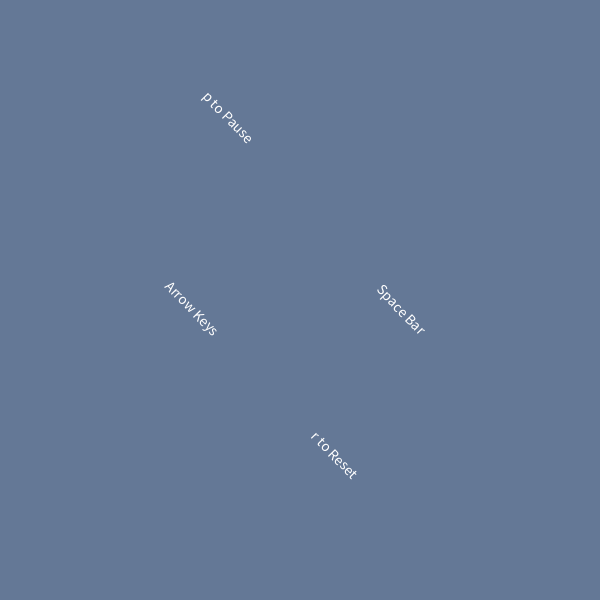
Frame 1 (no input)
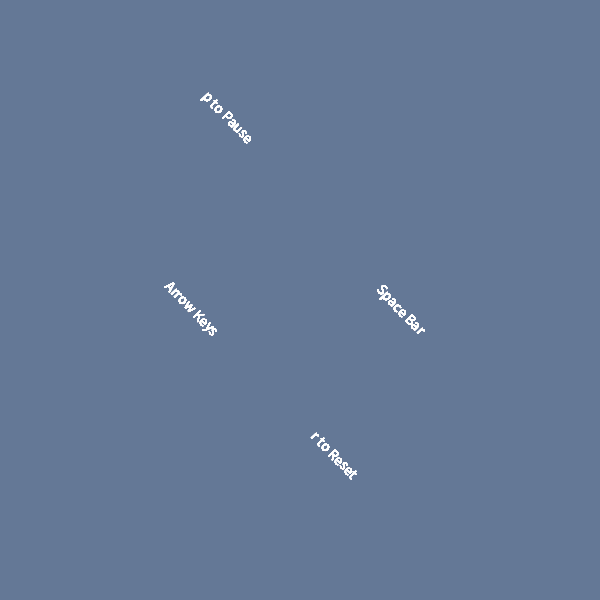
Frame 60 (the mouse pressed at the canvas centre just before this capture)
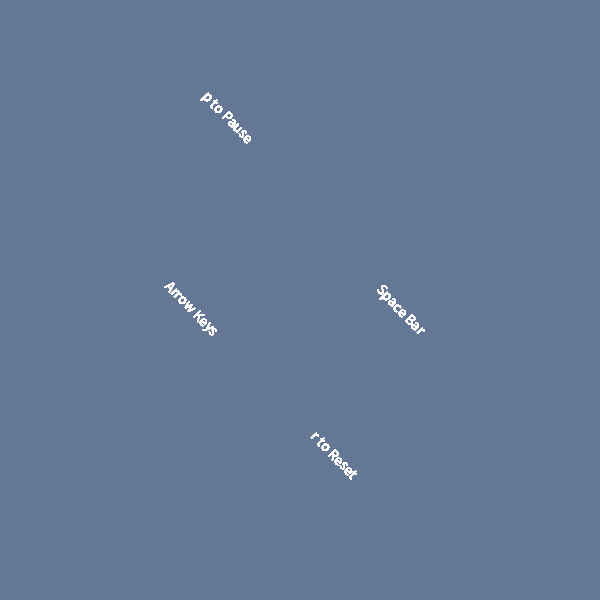
Frame 120 (the mouse held since frame 60 and released just before this capture)

The Processing sketch that drew these frames (run headless with seeded random() and noise(); from frame 60 on, the mouse is pressed at the canvas centre):

// Processing sketch: processing_47892
// ── processing_47892.pde

//Generative Project Version 1.0
LineSet line1;
LineSet line2;
LineSet line3;
int textSwitch=1;
int switchCounter;

int ypos2=int(random(200,250)); //Separate from setup to make it work in draw()

void setup(){
  size(600,600);
  int ypos1=int(random(0,50));
  int ypos3=int(random(400,450));
  line1 = new LineSet(50,ypos1, 200,ypos1+150,1,0);
  line2 = new LineSet(200,ypos2, 350,ypos2+150,1,0);
  line3 = new LineSet(350,ypos3, 500,ypos3+150,1,1);
}

void draw(){
  //beginning text code
  if (textSwitch==1){
    textSize(15);
    rotate(0.80);
    text("Space Bar",470,(ypos2-300), 30);
    text("Arrow Keys",320,(ypos2-150), 30);
    text("r to Reset",530,(ypos2-150), 30);
    text("p to Pause",210,(ypos2-310), 30);
    
    rotate(-0.80);
    switchCounter=switchCounter+1;
    if (switchCounter==180){
      background(100,120,150);
      textSwitch=0;
    }
  }
  else{
    //main moivement code
    line1.display();
    line1.movin();
    line2.display();
    line2.movin();
    line3.display();
    line3.movin();
  }
}

void keyPressed() {
    line1.keyCheck();
    line2.keyCheck();
    line3.keyCheck();
  }

class LineSet{
  //class for all the lines
  int c;
  int cswitch;
  int g=0;
  float x1;
  float y1;
  float x2;
  float y2;
  float slope;
  int dirx;
  int diry;
  int dirxt;
  int diryt;
  LineSet (float x1temp, float y1temp, float x2temp, float y2temp, int dirxt, int diryt){
    x1 = x1temp;
    y1 = y1temp;
    x2 = x2temp;
    y2 = y2temp;
    dirx=dirxt;
    diry=diryt;
    print(dirx);
    background(100,120,150);
  }
  void display(){
    if (cswitch==1){
      if (c==color(255,255,0,200)){
        cswitch=0;
        c=color(255,255,255,200);
      }
      c=c-1;
    }
    stroke(c);
    line(x1,y1,x2,y2);
  }
  void movin(){
    //actual movementa
    y1=y1+(1*diry);
    y2=y2+(1*diry);
    x1=(x1+(201-(x1/200))*dirx);
    x2=(x2+(201-(x2/200))*dirx);
    g=g+1;
     //border control
     
    if(x2>639){
      setDir(dirx,diry, 1);
    }
    if(y2>600){
      dirx= -1;
      diry= -1;
    }
    if(x1<1){
      diry=-1;
      dirx=1;
    }
    if(y1<-50){
      diry=1;
      dirx=1;
    }
  }
  
  void setDir(int dirxt, int diryt, int wall){
    if(wall==1){
      dirx= -1;
      diry= 1;
    }
  }
  void keyCheck() {
    //color white
    if (key == ' '){
        if(c==color(0,0,0,200)){
          c=color(255,255,255,200);
        }
        else if (c==color(255,255,255,200)){
          c=(color(255,255,255,200));
          cswitch=1;
          
          
        }
        else{
          cswitch=0;
          c=color(0,0,0,200);
          
        }
    }
        
    
    //pause
    if (key == 'p'){
        dirx=0;
        diry=0;
    }
    //reset
    if (key == 'r'){
      switchCounter=0;
      textSwitch=1;
      setup() ;
    }
    if (key == 's'){
        smooth();
    
    }
    if (key == CODED) {
      //direction
      if (keyCode == UP) {
        dirx=0;
        diry=-1;
        print("yeah");
    } else if (keyCode == DOWN) {
        dirx=0;
        diry=1;
    } else if (keyCode == RIGHT) {
        dirx=1;
    } else if (keyCode == LEFT) {
        dirx=-1;
    }
}
  }
}
